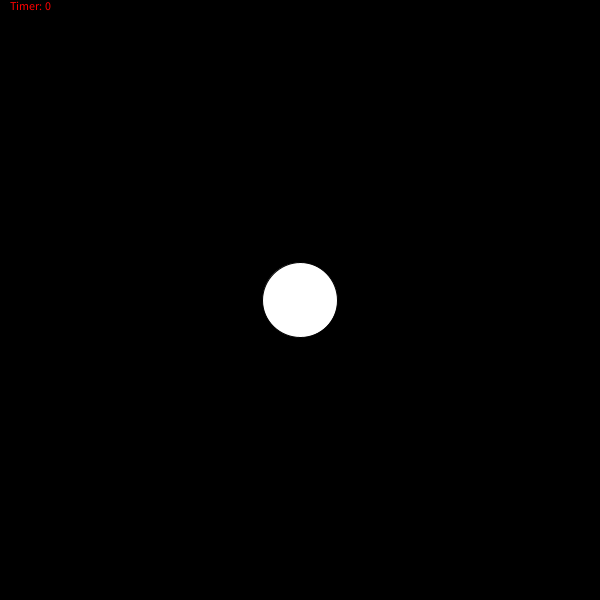
Frame 1 (no input)
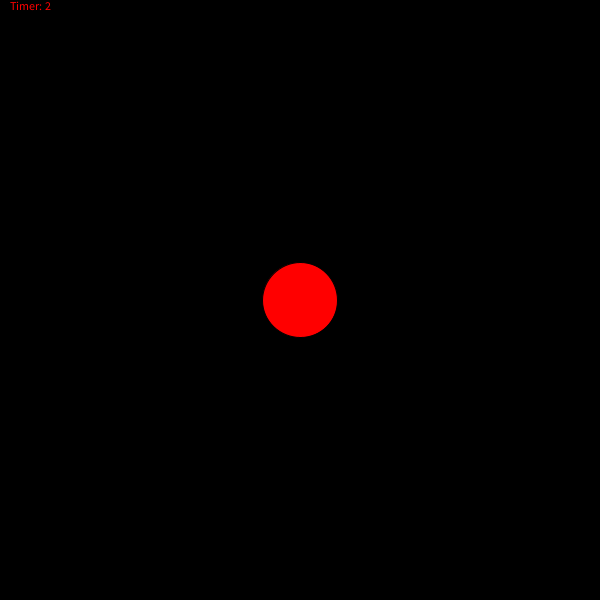
Frame 60 (the mouse pressed at the canvas centre just before this capture)
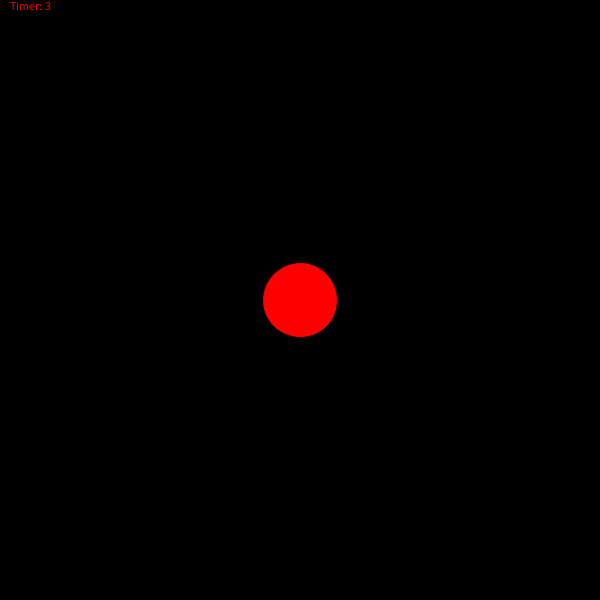
Frame 120 (the mouse held since frame 60 and released just before this capture)

The Processing sketch that drew these frames (run headless with seeded random() and noise(); from frame 60 on, the mouse is pressed at the canvas centre):

// Processing sketch: streeLightState
// ── streeLightState.pde
String state = "r";
String superState = "N";
color RED = color(255, 0, 0);
color GREEN = color(0, 255, 0);
color YELLOW = color(255, 255, 0);


int timestamp = 0;
int globalTime;
int timeInState;

void setup() {
  size(600, 600);
}

void draw() {
  background(0);
  if (superState == "N") {
  streetLight();
  } 
  else if (superState == "E") {
    emergencyMode();
  }
  
  if (superState == "N") {
    text("Timer: " + str(timeInState/1000), 10, 10);
  } else if (superState == "E") {
    text("EMERGENCY", 10, 10);
  }

}




void keyPressed() {
  if (key == 'r') {
    state = "r";
    timestamp = millis();
  } else if (key == 'g') {
    state = "g";
    timestamp = millis();
  } else if (key == 'y') {
    state = "y";
    timestamp = millis();
  }
  else if (key == 'e') {
    superState = "E";
  } 
  else if (key == 'n') {
    superState = "N";
    state = "r";
  }
  
  
  if (key == ' ') {
    timestamp = millis();
    if (state == "r") {
      state = "g";
    } else if (state == "y") {
      state = "r";
    } else if (state == "g") {
      state = "y";
    }
  }
}
// ── EmergencyMode.pde
int yellowBlinkTimeStamp = 0;
boolean yellowBlinkState = true;

void emergencyMode() {

  if (yellowBlinkState == true) {
    fill(YELLOW);
    ellipse(width/2, height/2, 75, 75);
  }
  
  
  if (millis() - yellowBlinkTimeStamp > 1000) {
    yellowBlinkState = !yellowBlinkState;
    yellowBlinkTimeStamp = millis();
  }
  
}
// ── StreetLight.pde
void streetLight() {
  int timeNow = millis();
  
  timeInState = timeNow - timestamp;
  
  ellipse(width/2, height/2, 75, 75);
  
  if (state == "r") {
    fill(RED);  
    if (timeInState > 4000) {
      state = "g";
      timestamp = millis();
    }
  }
  else if (state == "g") {
    fill(GREEN);
    if (timeInState > 3000) {
      state = "y";
      timestamp = millis();
    }
  }
  else if (state == "y") {
    fill(YELLOW);
    if (timeInState > 1500) {
      state = "r";
      timestamp = millis();
    }
  }
}
